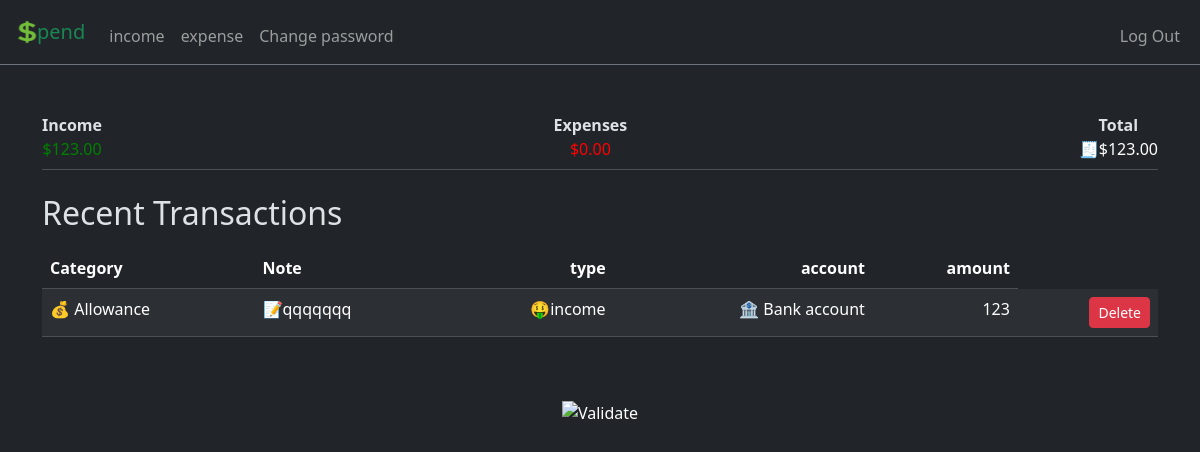
/ (signed in), run on the app's committed database.
### tables this page shows
CREATE TABLE transactions (
    id INTEGER PRIMARY KEY,
    type TEXT NOT NULL,
    category TEXT NOT NULL,
    account TEXT NOT NULL,
    amount INTEGER NOT NULL,
    user_id INTEGER,
    note TEXT,
    FOREIGN KEY (user_id) REFERENCES users(id));

### app.py (the view)
@app.route("/")
@login_required
def index():
    user_id = session["user_id"]
    total, income, expense = 0, 0, 0
    transaction = db.execute("SELECT * FROM transactions WHERE user_id = ?", user_id)
    for item in  transaction:
        amount = float(item["amount"])
        if item["type"] == "🤑income":
            total += amount
            income += amount
        else:
            total -= amount
            expense += amount
    return render_template("index.html", trs=transaction, total=total, income=income, expense=expense)
    return render_template("index.html")

### app.py (called while the page is built)
@app.after_request
def after_request(response):
    response.headers["Cache-Control"] = "no-cache, no-store, must-revalidate"
    response.headers["Expires"] = 0
    response.headers["Pragma"] = "no-cache"
    return response

### function.py (called while the page is built)
def login_required(f):
    @wraps(f)
    def decorated_function(*args, **kwargs):
        if session.get("user_id") is None:
            return redirect("/login")
        return f(*args, **kwargs)
    return decorated_function

def usd(value):
    return f"${value:,.2f}"

### templates/index.html (shortened to what this page needs)
{% extends "layout.html" %}
{% block main %}
    <div class="d-flex justify-content-between border-bottom pb-2 mb-3">
      <div>
        <strong>Income</strong><br>
          <span class="text-income" style="color: green;"> {{income | usd}} </span>
      </div>
      <div>
        <strong>Expenses</strong><br>
          <span class="text-expense" style="color: red;">{{expense | usd}}</span>
      </div>
      <div>
        <strong>Total</strong><br>
          <span style="color: white;">🧾{{ total | usd }}</span>
      </div>
    </div>
    <h2 class="mt-4 mb-3 text-start">Recent Transactions</h2>
    <table class="table table-striped">
        <thead>
            <tr>
                <th class="text-start">Category</th>
                <th class="text-start">Note</th>
                <th class="text-end">type</th>
                <th class="text-end">account</th>
                <th class="text-end">amount</th>
            </tr>
        </thead>
        <tbody>
            {% for tr in trs%}
            <tr>
                <td class="text-start">{{tr.category}}</td>
                <td class="text-start">📝{{ tr.note or ''}}</td>
                <td class="text-end">{{tr.type}}</td>
                <td class="text-end">{{tr.account}}</td>
                <td class="text-end">{{tr.amount}}</td>
                <td class="text-end">
                  <form action="/delete/{{ tr.id }}" method="post" style="display:inline;">
                      <button type="submit" class="btn btn-danger btn-sm">Delete</button>
                  </form>
                </td>
          {% endfor %}
        </tbody>
    </table>
{% endblock %}

### data on the page
transactions: category "💰 Allowance", note "qqqqqqq", type "🤑income", account "🏦 Bank account", amount "123"

### other printed values
{{ income | usd }} "$123.00"
{{ expense | usd }} "$0.00"
{{ total | usd }} "$123.00"
